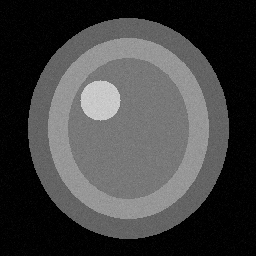
#> input picture data/sample_images/mri_1.png, 256 x 256 px
$ python -i abnormality_detector.py   (imports and definitions only)   (older library calls are emulated)
#> lines starting #> are read from the running program, lines starting #| are printed output that depends on the picture; after the words box and inside, x2 and y2 are one past the last pixel; in counts of white or black regions, pixels touching at a corner belong together
import cv2
import numpy as np
from scipy import ndimage
from sklearn.cluster import KMeans
from skimage.feature import local_binary_pattern
from skimage.measure import label, regionprops

class AbnormalityDetector:
    def __init__(self):
        self.min_abnormality_area = 100
        self.max_abnormality_area = 10000

    # [85 lines left out: functions detect_lung_nodules, detect_bone_fractures, not called in this run]

    def detect_brain_anomalies(self, image):
        """Detect potential brain anomalies in MRI scans"""
        # 1. Brain extraction (skull stripping)
        brain_mask = self._extract_brain_mask(image)
        brain_roi = cv2.bitwise_and(image, image, mask=brain_mask)

        # 2. Symmetry analysis
        asymmetry_map = self._analyze_brain_symmetry(brain_roi)

        # 3. Intensity anomaly detection
        intensity_anomalies = self._detect_intensity_anomalies(brain_roi)

        # 4. Texture analysis using LBP
        texture_anomalies = self._detect_texture_anomalies(brain_roi)

        # 5. Combine all anomaly types
        combined_anomalies = []

        # Process asymmetry regions
        asymmetry_regions = self._find_anomaly_regions(asymmetry_map, threshold=0.3)
        for region in asymmetry_regions:
            combined_anomalies.append({
                'type': 'asymmetry',
                'region': region,
                'severity': self._assess_asymmetry_severity(region['mean_intensity']),
                'area': region['area'],
                'contour': region['contour']
            })

        # Add other anomaly types
        combined_anomalies.extend(intensity_anomalies)
        combined_anomalies.extend(texture_anomalies)

        return combined_anomalies

    # [82 lines left out: functions _segment_lungs, _extract_nodule_features, _calculate_nodule_confidence, not called in this run]

    def _classify_nodule_candidate(self, features):
        """Simple rule-based classification for nodule candidates"""
        return features['confidence'] > 0.6

    # [71 lines left out: functions _assess_nodule_severity, _extract_circular_roi, _sobel_edges, _is_potential_fracture, _assess_fracture_severity, not called in this run]

    def _extract_brain_mask(self, image):
        """Extract brain region from MRI scan (simplified skull stripping)"""
        # Threshold-based approach (simplified)
        _, binary = cv2.threshold(image, 0, 255, cv2.THRESH_BINARY + cv2.THRESH_OTSU)

        # Morphological operations
        kernel = cv2.getStructuringElement(cv2.MORPH_ELLIPSE, (5, 5))
        binary = cv2.morphologyEx(binary, cv2.MORPH_OPEN, kernel)
        binary = cv2.morphologyEx(binary, cv2.MORPH_CLOSE, kernel)

        # Find largest connected component (brain)
        contours, _ = cv2.findContours(binary, cv2.RETR_EXTERNAL, cv2.CHAIN_APPROX_SIMPLE)
        if contours:
            largest_contour = max(contours, key=cv2.contourArea)
            brain_mask = np.zeros_like(image)
            cv2.drawContours(brain_mask, [largest_contour], -1, (255,), -1)
            return brain_mask

        return np.ones_like(image) * 255

    def _analyze_brain_symmetry(self, brain_image):
        """Analyze brain symmetry to detect asymmetric anomalies"""
        h, w = brain_image.shape
        left_half = brain_image[:, :w//2]
        right_half = brain_image[:, w//2:]

        # Flip right half to compare with left
        right_half_flipped = cv2.flip(right_half, 1)

        # Resize to ensure same dimensions
        min_width = min(left_half.shape[1], right_half_flipped.shape[1])
        left_half = left_half[:, :min_width]
        right_half_flipped = right_half_flipped[:, :min_width]

        # Calculate absolute difference
        asymmetry = cv2.absdiff(left_half, right_half_flipped)

        # Create full asymmetry map
        asymmetry_map = np.zeros_like(brain_image)
        asymmetry_map[:, :min_width] = asymmetry

        return asymmetry_map

    def _detect_intensity_anomalies(self, image):
        """Detect regions with abnormal intensity patterns"""
        # Use K-means clustering to identify different tissue types
        data = image.reshape((-1, 1))
        data = data[data > 0]  # Remove background

        if len(data) == 0:
            return []

        # Reshape data to 2D for sklearn
        data = data.reshape(-1, 1)

        kmeans = KMeans(n_clusters=3, random_state=42, n_init=10)
        labels = kmeans.fit_predict(data)
        centers = kmeans.cluster_centers_.flatten()

        # Find anomalous intensities (significantly different from main tissue types)
        anomalies = []
        threshold = 2 * np.std(data)

        for i, center in enumerate(centers):
            if np.abs(center - np.mean(centers)) > threshold:
                # This cluster represents an anomaly
                mask = (image == center).astype(np.uint8)
                contours, _ = cv2.findContours(mask, cv2.RETR_EXTERNAL, cv2.CHAIN_APPROX_SIMPLE)

                for contour in contours:
                    area = cv2.contourArea(contour)
                    if area > 50:  # Filter small regions
                        anomalies.append({
                            'type': 'intensity',
                            'contour': contour,
                            'intensity': center,
                            'area': area,
                            'severity': 'high' if area > 500 else 'medium'
                        })

        return anomalies

    def _detect_texture_anomalies(self, image):
        """Detect texture-based anomalies using Local Binary Pattern"""
        # Calculate LBP
        lbp = local_binary_pattern(image, 8, 1, method='uniform')

        # Divide image into patches and analyze texture
        patch_size = 32
        anomalies = []

        for y in range(0, image.shape[0] - patch_size, patch_size):
            for x in range(0, image.shape[1] - patch_size, patch_size):
                patch_lbp = lbp[y:y+patch_size, x:x+patch_size]

                # Calculate texture uniformity
                hist, _ = np.histogram(patch_lbp.ravel(), bins=10, range=(0, 10))
                hist = hist.astype(np.float32)
                hist /= (hist.sum() + 1e-7)

                # Calculate entropy (measure of texture complexity)
                entropy = -np.sum(hist * np.log2(hist + 1e-7))

                # High entropy might indicate anomalous texture
                if entropy > 2.5:  # Threshold for anomalous texture
                    anomalies.append({
                        'type': 'texture',
                        'region': (x, y, x+patch_size, y+patch_size),
                        'entropy': entropy,
                        'area': patch_size * patch_size,
                        'severity': 'high' if entropy > 3.0 else 'medium'
                    })

        return anomalies

    def _find_anomaly_regions(self, anomaly_map, threshold=0.3):
        """Find connected regions in anomaly map"""
        binary = (anomaly_map > threshold * 255).astype(np.uint8)

        # Find contours
        contours, _ = cv2.findContours(binary, cv2.RETR_EXTERNAL, cv2.CHAIN_APPROX_SIMPLE)

        regions = []
        for contour in contours:
            area = cv2.contourArea(contour)
            if area > 100:  # Filter small regions
                # Calculate region properties
                mask = np.zeros_like(binary)
                cv2.drawContours(mask, [contour], -1, (255,), -1)

                mean_intensity = np.mean(anomaly_map[mask > 0])

                regions.append({
                    'contour': contour,
                    'area': area,
                    'mean_intensity': mean_intensity,
                    'bbox': cv2.boundingRect(contour)
                })

        return regions

    def _assess_asymmetry_severity(self, mean_intensity):
        """Assess severity of brain asymmetry"""
        if mean_intensity > 100:
            return 'high'
        elif mean_intensity > 50:
            return 'medium'
        else:
            return 'low'

>>> import cv2
>>> picture = cv2.imread('../data/sample_images/mri_1.png', cv2.IMREAD_GRAYSCALE)
#> picture is the input picture: shape (256, 256); min 0, max 218, mean 66.8
>>> result = AbnormalityDetector().detect_brain_anomalies(picture)
#> in _extract_brain_mask, `_, binary = cv2.threshold(image, 0, 255, cv2.THRESH_BINARY + cv2.THRES..`:
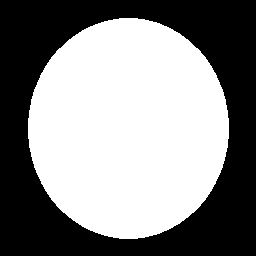
#> binary: shape (256, 256); 53.1% white; 1 black region
#> in _extract_brain_mask, `contours, _ = cv2.findContours(binary, cv2.RETR_EXTERNAL, cv2.CHAIN_AP..`: contours = 1 contour; box (x1, y1, x2, y2) and area: (28, 18, 229, 239) 34526
#> in _extract_brain_mask, `largest_contour = max(contours, key=cv2.contourArea)`: largest_contour = contour of 304 points, box (x1, y1, x2, y2) (28, 18, 229, 239), area 34526
#> in _analyze_brain_symmetry, `right_half = brain_image[:, w//2:]`:
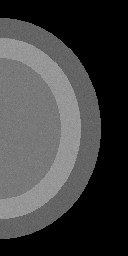
#> right_half: shape (256, 128); min 0, max 167, mean 64.9
#> in _analyze_brain_symmetry, `right_half_flipped = cv2.flip(right_half, 1)`:
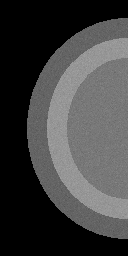
#> right_half_flipped: shape (256, 128); min 0, max 167, mean 64.9
#> in _analyze_brain_symmetry, `asymmetry = cv2.absdiff(left_half, right_half_flipped)`:
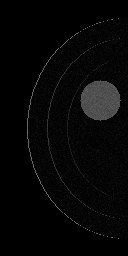
#> asymmetry: shape (256, 128); min 0, max 112, mean 6.7
#> in _analyze_brain_symmetry, `asymmetry_map[:, :min_width] = asymmetry`:
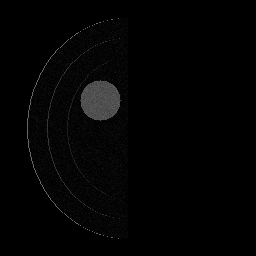
#> asymmetry_map: shape (256, 256); min 0, max 112, mean 3.3
#> in _detect_intensity_anomalies, `threshold = 2 * np.std(data)`: threshold = 49.71
#> after the loop in _detect_intensity_anomalies, `for i, center in enumerate(centers):`: anomalies = []
#> in _detect_texture_anomalies, `lbp = local_binary_pattern(image, 8, 1, method='uniform')`:
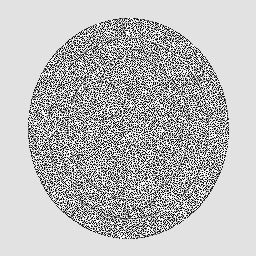
#> lbp: shape (256, 256) float64; min 0, max 9, mean 6.62; drawn with min black and max white
#> after the loop in _detect_texture_anomalies, `for y in range(0, image.shape[0] - patch_size, patch_size):`: anomalies = 32 items
#> in _find_anomaly_regions, `binary = (anomaly_map > threshold * 255).astype(np.uint8)`: binary: shape (256, 256); values 0 (black) and 1 (white), 1.7% white in thin lines or dots, all inside (x1, y1, x2, y2) = (27, 18, 121, 239)
#> in _find_anomaly_regions, `contours, _ = cv2.findContours(binary, cv2.RETR_EXTERNAL, cv2.CHAIN_AP..`: contours = 34 contours, 33 with area under 20; largest, box (x1, y1, x2, y2) and area: (80, 80, 121, 121) 1140
#> the loop in _find_anomaly_regions, `for contour in contours:` made 34 passes
#> (area, mean_intensity) on pass 17: (1140, 80.07)
#> after the loop in _find_anomaly_regions, `for contour in contours:`:
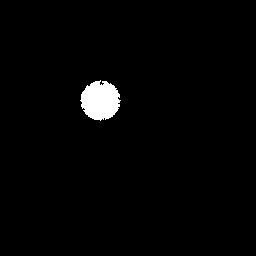
#> mask: shape (256, 256); 1.8% white; 1 white region, box (x1, y1, x2, y2) and area: (80, 80, 121, 121) 1210
#> after the loop in _find_anomaly_regions, `for contour in contours:`: regions = 1 item
#> the loop in detect_brain_anomalies, `for region in asymmetry_regions:` made 1 pass
#> result = 33 items
